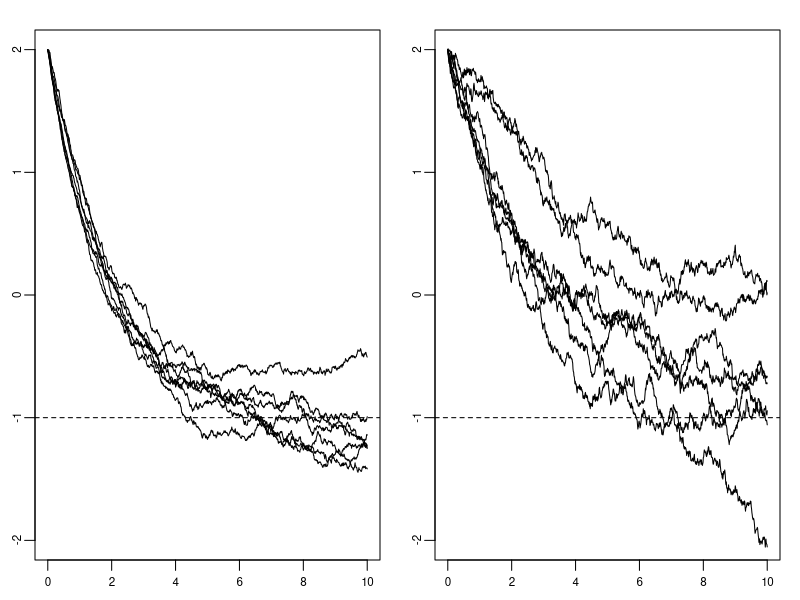

Reproduce this figure in R.
# ornstein.R
# Figure 9.5
# Ornstein-Uhlenbeck simulation

xo <- 2; mu<- -1; sig <- .1; alpha <- .5
mesh <- 100
t <- 10
par(mfrow=c(1,2),mar=c(2,1.75,1.5,1),tck=-.03,mgp=c(3,.5,0),cex.axis=0.7)
bm <- c(0, cumsum(rnorm(1000)))/sqrt(100)
xlist <- numeric(1001)
for (i in 0:1000){ 
xlist[i+1] <- mu + (xo-mu)*exp(-alpha * i/100) +
sig*bm[i+1] - alpha * sig*exp(-alpha*i/100) * 
    sum( exp(alpha*(0:i)/100 )*bm[1:(i+1)]/1000)
    }
    plot(seq(0,10,.01),xlist,type="l",ylim=c(-2,2),xlab="",ylab="")
    abline(h = -1, lty =2)

for (i in 1:6) {
bm <- c(0, cumsum(rnorm(1000)))/sqrt(100)
xlist <- numeric(1001)
for (i in 0:1000){ 
xlist[i+1] <- mu + (xo-mu)*exp(-alpha * i/100) +
sig*bm[i+1] - alpha * sig*exp(-alpha*i/100) * 
    sum( exp(alpha*(0:i)/100 )*bm[1:(i+1)]/1000)
    }
    lines(seq(0,10,.01),xlist,type="l")
    }
    
    xo <- 2; mu<- -1; sig <- .2; alpha <- .3
mesh <- 100
t <- 10
bm <- c(0, cumsum(rnorm(1000)))/sqrt(100)
xlist <- numeric(1001)
for (i in 0:1000){ 
xlist[i+1] <- mu + (xo-mu)*exp(-alpha * i/100) +
sig*bm[i+1] - alpha * sig*exp(-alpha*i/100) * 
    sum( exp(alpha*(0:i)/100 )*bm[1:(i+1)]/1000)
    }
    plot(seq(0,10,.01),xlist,type="l",ylim=c(-2,2),xlab="",ylab="")
    abline(h = -1, lty =2)

for (i in 1:6) {
bm <- c(0, cumsum(rnorm(1000)))/sqrt(100)
xlist <- numeric(1001)
for (i in 0:1000){ 
xlist[i+1] <- mu + (xo-mu)*exp(-alpha * i/100) +
sig*bm[i+1] - alpha * sig*exp(-alpha*i/100) * 
    sum( exp(alpha*(0:i)/100 )*bm[1:(i+1)]/1000)
    }
    lines(seq(0,10,.01),xlist,type="l")
    }
